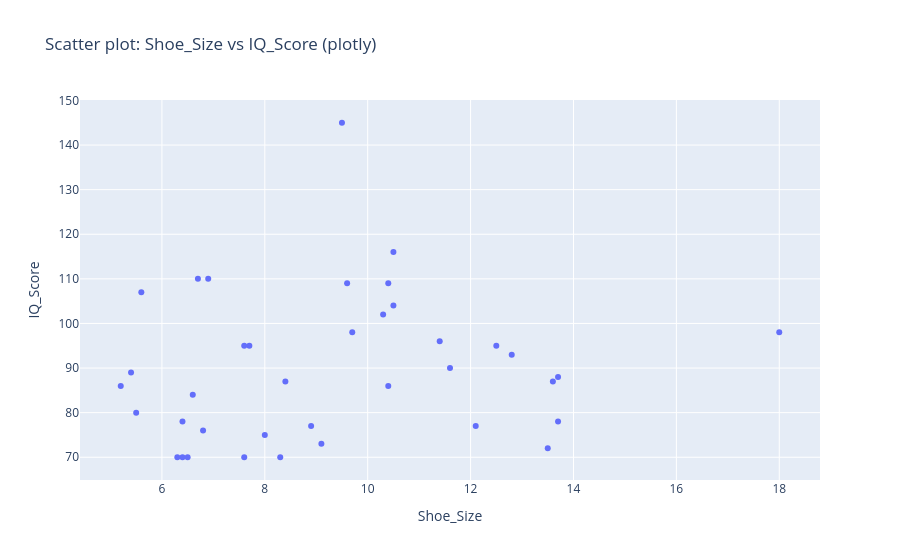

Notebook source saved alongside this figure:
### Code cell
# plotly

fig = px.scatter(students, x='Shoe_Size', y='IQ_Score', title='Scatter plot: Shoe_Size vs IQ_Score (plotly)')
fig.show()

### Figure 1 — Plotly figure (JSON) as saved in the notebook; plotly's stock layout.template omitted (floating-point values rounded to 4 significant figures)
{"data": [{"hovertemplate": "Shoe_Size=%{x}<br>IQ_Score=%{y}<extra></extra>", "legendgroup": "", "marker": {"color": "#636efa", "symbol": "circle"}, "mode": "markers", "name": "", "orientation": "v", "showlegend": false, "type": "scatter", "x": [13.5, 8.0, 6.4, 6.9, 10.5, 6.8, 5.5, 9.6, 9.1, 6.7, 9.7, 10.4, 7.7, 12.5, 7.6, 11.4, 5.6, 8.4, 12.1, 6.4, 13.7, 13.6, 18.0, 6.3, 11.6, 5.4, 9.5, 10.4, 13.7, 8.3, 6.5, 5.2, 7.6, 8.9, 10.5, 12.8, 6.6, 10.3], "xaxis": "x", "y": [72, 75, 78, 110, 104, 76, 80, 109, 73, 110, 98, 109, 95, 95, 95, 96, 107, 87, 77, 70, 78, 87, 98, 70, 90, 89, 145, 86, 88, 70, 70, 86, 70, 77, 116, 93, 84, 102], "yaxis": "y"}], "layout": {"legend": {"tracegroupgap": 0}, "title": {"text": "Scatter plot: Shoe_Size vs IQ_Score (plotly)"}, "xaxis": {"anchor": "y", "domain": [0, 1], "title": {"text": "Shoe_Size"}}, "yaxis": {"anchor": "x", "domain": [0, 1], "title": {"text": "IQ_Score"}}}}
